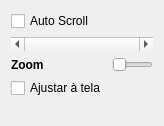
           <widget class="QWidget" name="PageChartPos">
            <property name="geometry">
             <rect>
              <x>0</x>
              <y>0</y>
              <width>164</width>
              <height>126</height>
             </rect>
            </property>
            <attribute name="label">
             <string>Posição do gráfico</string>
            </attribute>
            <layout class="QGridLayout" name="gridLayout_2">
             <item row="5" column="0" colspan="2">
              <spacer name="verticalSpacer">
               <property name="orientation">
                <enum>Qt::Vertical</enum>
               </property>
               <property name="sizeHint" stdset="0">
                <size>
                 <width>20</width>
                 <height>40</height>
                </size>
               </property>
              </spacer>
             </item>
             <item row="1" column="0" colspan="2">
              <widget class="QScrollBar" name="plotPosScroll">
               <property name="minimum">
                <number>1</number>
               </property>
               <property name="maximum">
                <number>1</number>
               </property>
               <property name="value">
                <number>1</number>
               </property>
               <property name="orientation">
                <enum>Qt::Horizontal</enum>
               </property>
              </widget>
             </item>
             <item row="0" column="0">
              <widget class="QCheckBox" name="chkAutoScroll">
               <property name="maximumSize">
                <size>
                 <width>100</width>
                 <height>16777215</height>
                </size>
               </property>
               <property name="text">
                <string>Auto Scroll</string>
               </property>
              </widget>
             </item>
             <item row="3" column="0">
              <widget class="QCheckBox" name="chkAdjToScreen">
               <property name="text">
                <string>Ajustar à tela</string>
               </property>
              </widget>
             </item>
             <item row="2" column="0">
              <widget class="QLabel" name="testLabel">
               <property name="font">
                <font>
                 <weight>75</weight>
                 <bold>true</bold>
                </font>
               </property>
               <property name="text">
                <string>Zoom</string>
               </property>
              </widget>
             </item>
             <item row="2" column="1">
              <widget class="QSlider" name="zoomSlider">
               <property name="minimum">
                <number>1</number>
               </property>
               <property name="maximum">
                <number>100</number>
               </property>
               <property name="singleStep">
                <number>1</number>
               </property>
               <property name="value">
                <number>1</number>
               </property>
               <property name="sliderPosition">
                <number>1</number>
               </property>
               <property name="tracking">
                <bool>true</bool>
               </property>
               <property name="orientation">
                <enum>Qt::Horizontal</enum>
               </property>
               <property name="invertedAppearance">
                <bool>false</bool>
               </property>
               <property name="invertedControls">
                <bool>false</bool>
               </property>
              </widget>
             </item>
            </layout>
           </widget>
